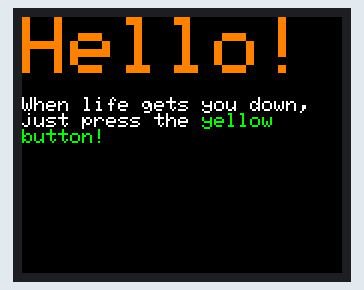
A program run on a simulated ESP32. On the bench: 160×128 colour display. What the program prints to the serial monitor is not drawn.

Above: at 0.2 s.
At 1.2 s:
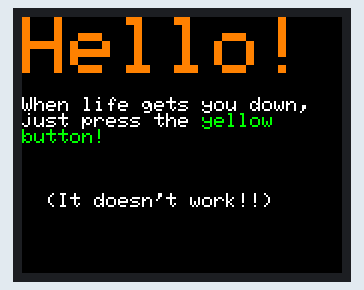

The program:

main.cpp
```cpp
#include <Arduino.h>

#include <Adafruit_ST7735.h>
#include <SPI.h>

#define TFT_CS 4   // Marked as pin A5 on the board
#define TFT_RST 26 // Marked as pin A0 on the board
#define TFT_A0 13  // Marked as pin 13 on the board
#define MOSI_PIN 18
#define MISO_PIN 19
#define SCK_PIN 5

Adafruit_ST7735 tft = Adafruit_ST7735(TFT_CS, TFT_A0, TFT_RST);

// put function declarations here:
int myFunction(int, int);
inline void TFT_setup(void);

void setup()
{
  // put your setup code here, to run once:
  // pinMode(TFT_RST, OUTPUT);
  // digitalWrite(TFT_RST, LOW);
  Serial.begin(115200);
  SPI.begin(SCK_PIN, MISO_PIN, MOSI_PIN);
  TFT_setup();
}

void loop()
{
  // put your main code here, to run repeatedly:
}

// put function definitions here:
int myFunction(int x, int y)
{
  return x + y;
}

inline void TFT_setup(void)
{
  Serial.println("TFT setup");
  SPI.begin();
  tft.initR(INITR_GREENTAB);
  // set
  tft.fillScreen(ST77XX_BLACK);
  tft.setRotation(1);
  tft.setTextWrap(true);

  tft.setTextSize(4);
  tft.setTextColor(ST7735_ORANGE);
  tft.setCursor(0, 0);
  tft.println("Hello!");

  tft.setTextSize(1);
  tft.setTextColor(ST7735_WHITE);
  tft.print("\nWhen life gets you down, \njust press the ");
  tft.setTextColor(ST7735_GREEN);
  tft.print("yellow \nbutton!\n\n");
  tft.setTextColor(ST7735_WHITE);

  delay(1000);
  tft.print("\n\n  (It doesn't work!!)");
  delay(250);
}
```
